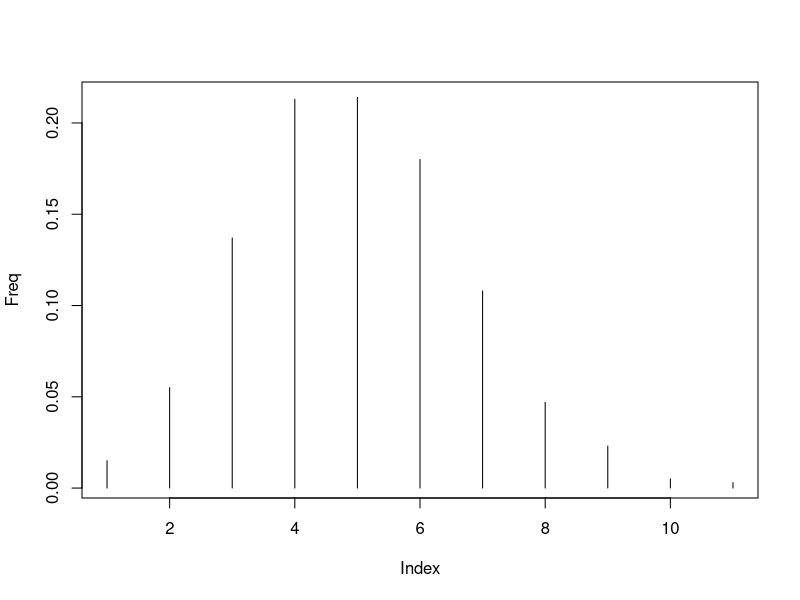
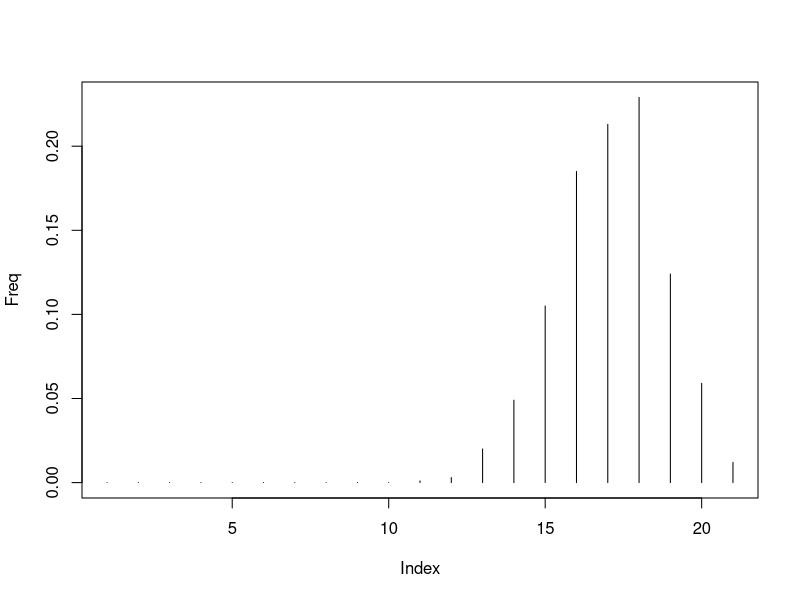
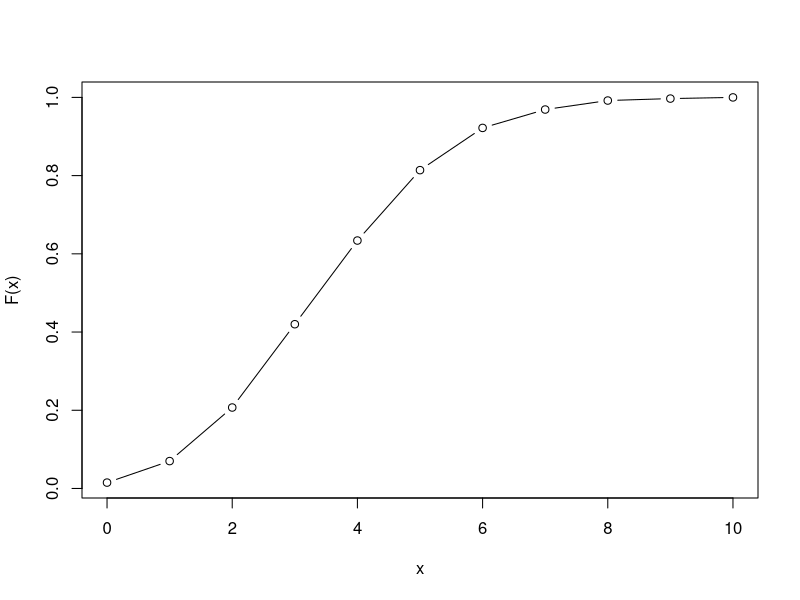
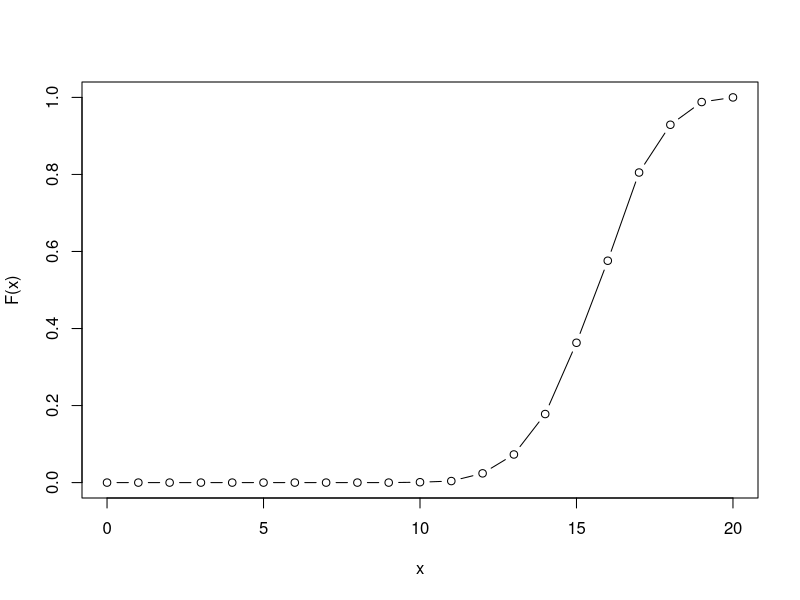
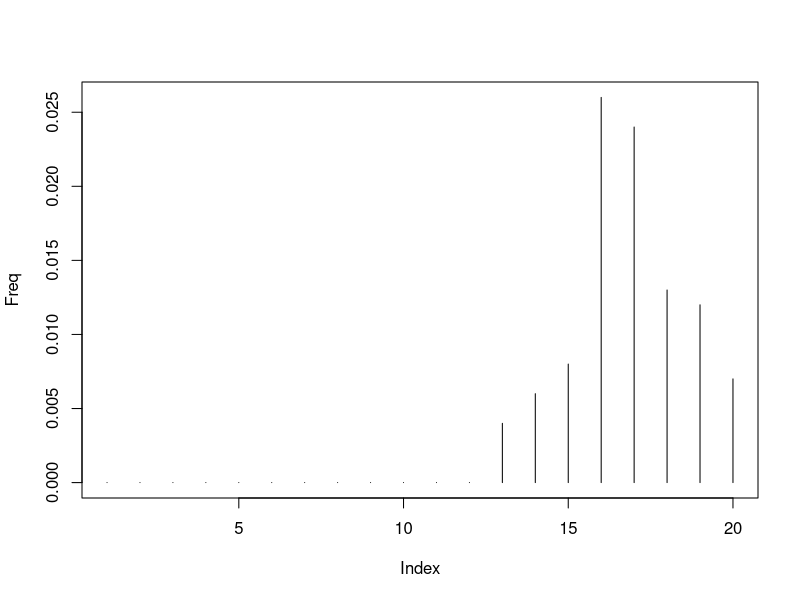
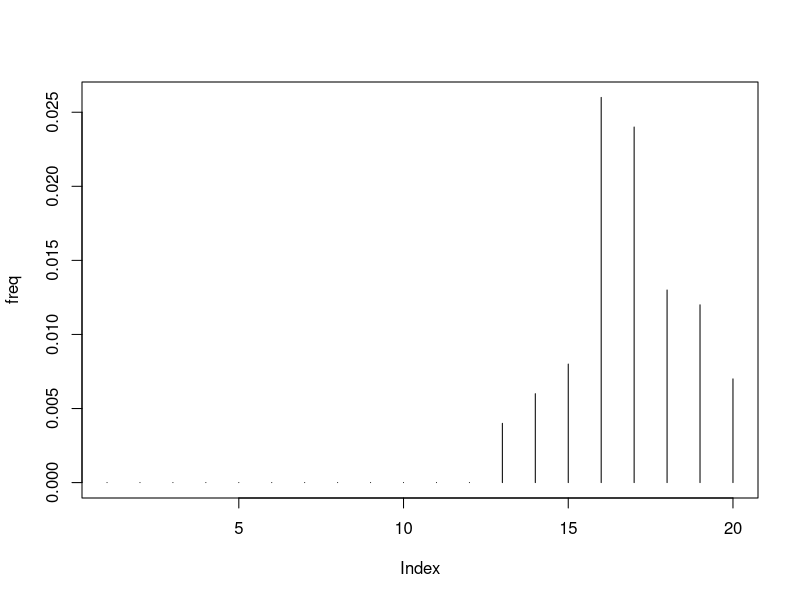
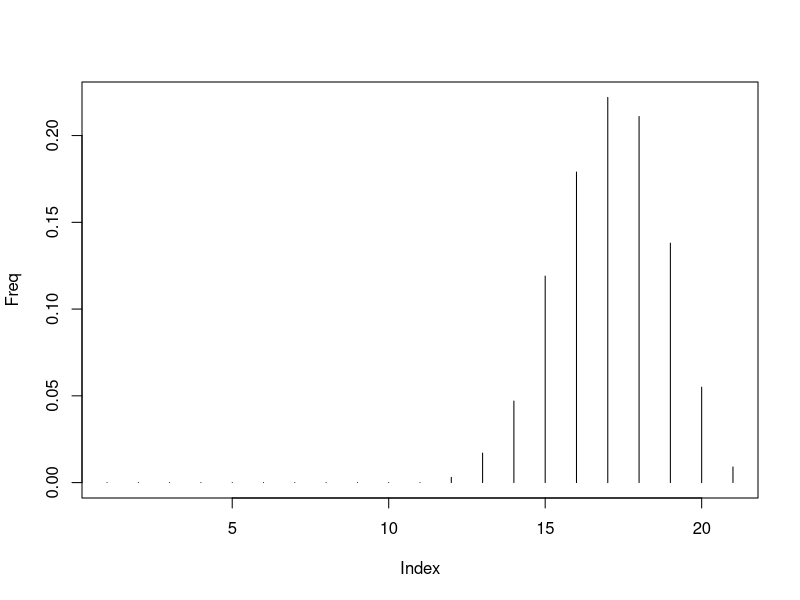
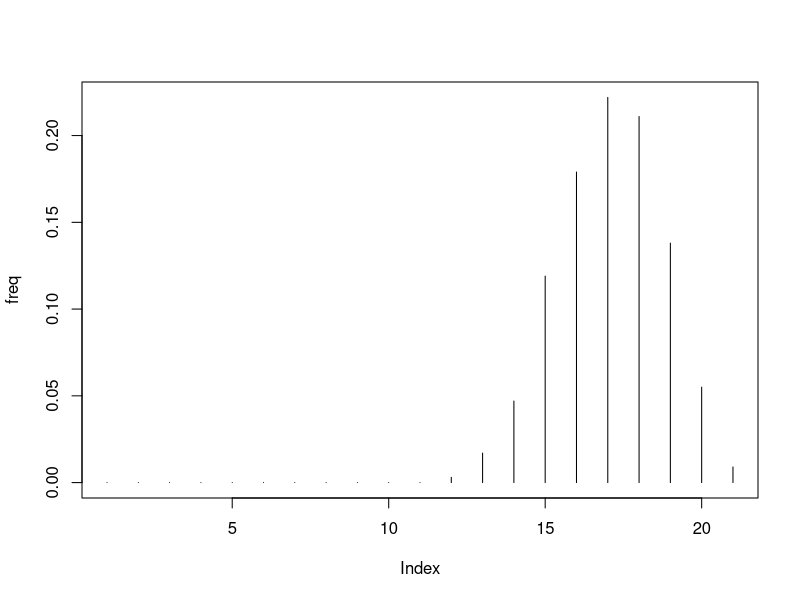

Write the R code that produced these figures, in order.
empiryczna_funkcja_prawdopodobienstwa = function(v_rozkladu){
  Arg = 0:max(v_rozkladu)
  Freq = as.numeric(table(factor(v_rozkladu, levels = Arg))) / M
  plot(Freq, type ='h')
  return (Freq)
}

empiryczna_dystrybuanta = function(v_rozkladu){
  Arg = 0:max(v_rozkladu)
  Freq = as.numeric(table(factor(v_rozkladu, levels = Arg))) / M
  plot(cumsum(Freq) ~ Arg, type = 'b', xlab = 'x', ylab = 'F(x)')
  return (Freq)
}

empir_prawdopodobienstwo_08 = function(M)
{
  v_binom_08 = rbinom(M, 20,0.8) 
  empiryczna_funkcja_prawdopodobienstwa(v_binom_08) -> freq
  plot(freq, type='h');
  return(freq)
}

empir_dystrybuanta_08 = function(M)
{
  v_binom_08 = rbinom(M, 20,0.8) 
  empiryczna_dystrybuanta(v_binom_08) -> freq
  plot(freq, type='h');
  return(freq)
}

prawd_i_war = function(M){
  v_binom_08 = rbinom(M, 20,0.8) 
  m_teor = mean(v_binom_08); 
  v_teor = var(v_binom_08);
}

M = 1000
v_binom_02 = rbinom(M, 20,0.2) 
v_binom_08 = rbinom(M, 20,0.8) 

empiryczna_funkcja_prawdopodobienstwa(v_binom_02)
empiryczna_funkcja_prawdopodobienstwa(v_binom_08)
empiryczna_dystrybuanta(v_binom_02)
empiryczna_dystrybuanta(v_binom_08)

empir_prawdopodobienstwo_08(100)
empir_prawdopodobienstwo_08(1000)
empir_prawdopodobienstwo_08(10000)

empir_dystrybuanta_08(100)
empir_dystrybuanta_08(1000)
empir_dystrybuanta_08(10000)

prawd_i_war(100)
prawd_i_war(1000)
prawd_i_war(10000)
